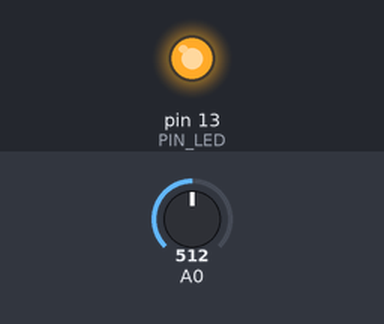
A sketch run on a simulated Arduino Uno, built with avr-gcc and run on an emulated ATmega328P. Shown: output pins drawn as LEDs (lit = HIGH). The test bench sets the inputs (shaded band); at power-on: A0 = 512. What the sketch prints to the serial monitor is not drawn.

Above: at 1.2 s.
1.3 s: A0 set to 237
2.8 s: A0 set to 218
At 4.0 s:
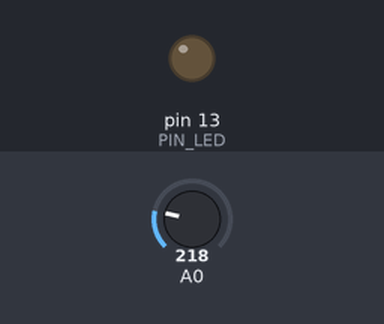
4.3 s: A0 set to 306
At 5.1 s:
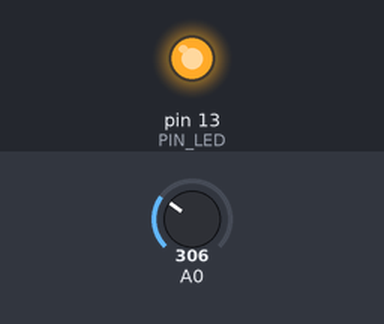
5.8 s: A0 set to 122
At 6.1 s:
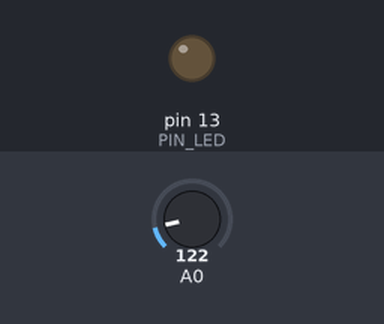
Timing chart, 0 to 8.3 s (numbered marks = the images above; inputs shaded):
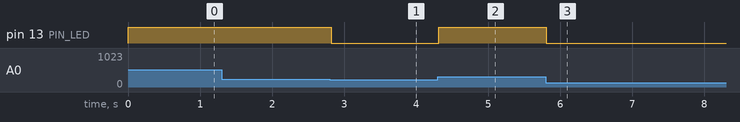

Measured:
- the behaviour switches between 228 and 227 on A0 (found by bisection; images 0 and 1)
- after the input at 1.3 s, every drawn part: stays the same
- after the input at 2.8 s, pin 13 (PIN_LED): HIGH → LOW at once
- after the input at 4.3 s, pin 13 (PIN_LED): LOW → HIGH at once
- after the input at 5.8 s, pin 13 (PIN_LED): HIGH → LOW at once

The sketch:

piropiro.ino
```cpp
// (licence header left out)
/*
 * Firmware of piropiro (party horn) Bluetooth keyboard.
 */

#define V_REF 5.0
#define PIN_LED 13
#define N_AD_SAMPLES 10

#define INTERVAL_MSEC 20
#define COMMIT_TIME (600 / INTERVAL_MSEC)

#define ROWS 5
#define COLS 10

const char* characters[ROWS * COLS] = {
  "a", "i", "u", "e", "o",
  "ka", "ki", "ku", "ke", "ko",
  "sa", "si", "su", "se", "so",
  "ta", "ti", "tu", "te", "to",
  "na", "ni", "nu", "ne", "no",
  "ha", "hi", "hu", "he", "ho",
  "ma", "mi", "mu", "me", "mo",
  "ya", "ya", "yu", "yu", "yo",
  "ra", "ri", "ru", "re", "ro",
  "wa", "wo", "nn", ",", "."
};

int column = 0;
int vowel = 0;
int release_duration = 0;

void setup() {
  Serial.begin(115200);
  pinMode(PIN_LED, OUTPUT);
  column = 0;
  vowel = 0;
}

float getVoltage(int ch) {
  return analogRead(ch) * V_REF / 1023;
}

float getAverageVoltage(int ch) {
  float sum = 0.0;
  for (int i = 0; i < N_AD_SAMPLES; i++) {
    sum += getVoltage(ch);
  }
  return sum / N_AD_SAMPLES;
}

float voltageToLength(float voltage) {
  return 648 - voltage * 268;
}

void loop() {
  float length = voltageToLength(getAverageVoltage(0));
  if (length > 350) {
    digitalWrite(PIN_LED, LOW);
  } else {
    digitalWrite(PIN_LED, HIGH);
    if (length < 50) {
      if (vowel > 0) {
        vowel = 0;
        column ++;
        if (column >= COLS) {
          column = 0;
        }
        release_duration = 0;
      } else if (release_duration > COMMIT_TIME) {
        vowel = 0;
        column = 0;
      } else if (column > 0) {
        release_duration ++;
      }
    } else {
      int target_vowel = (length - 80) / 40 + 1;
      if (target_vowel > 5) target_vowel = 5;
      if (vowel < target_vowel) {
        if (column > 0 || vowel > 0) {
          Serial.print("\b");
        }
        vowel ++;
        int current_character = vowel - 1 + column * 5;
        Serial.print(characters[current_character]);
      }
    }
  }
  delay(INTERVAL_MSEC);
}
```
